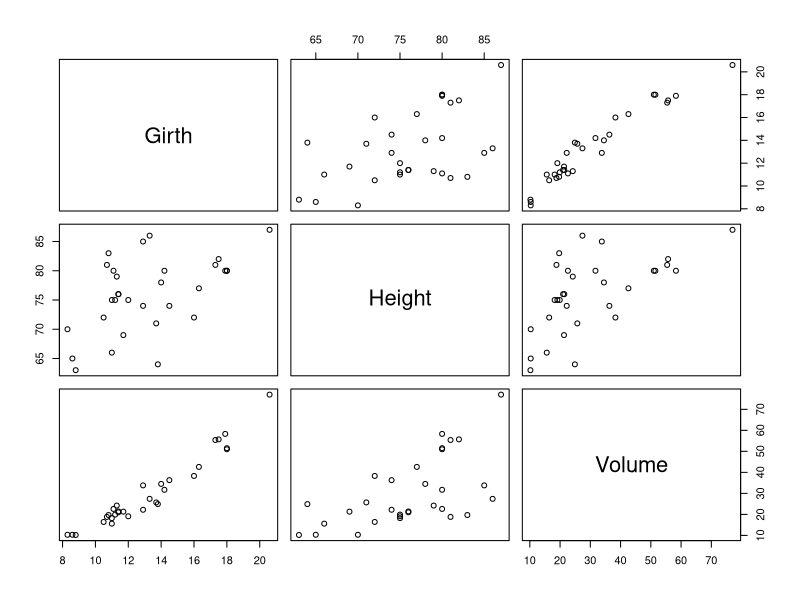
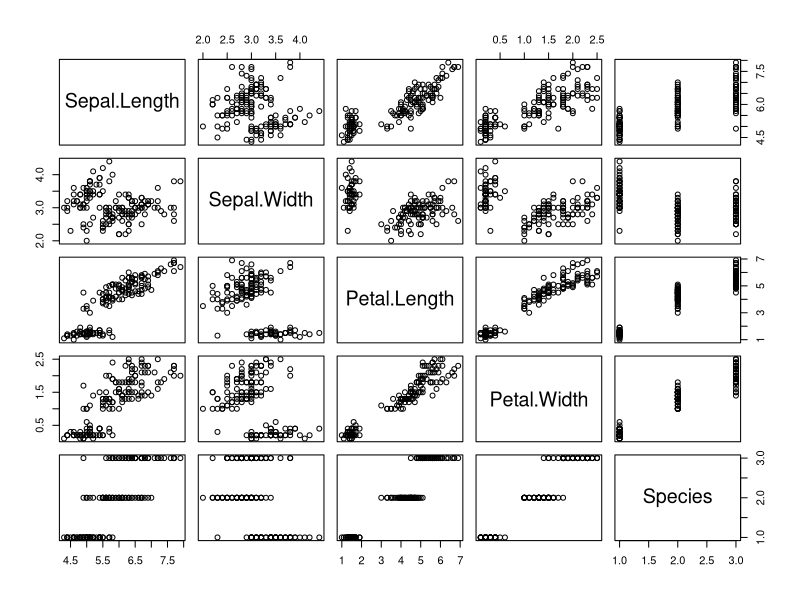
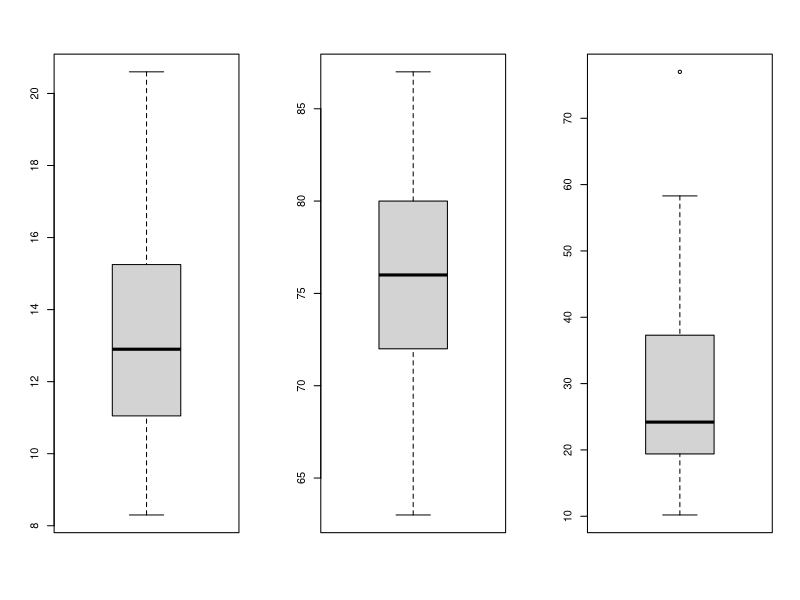
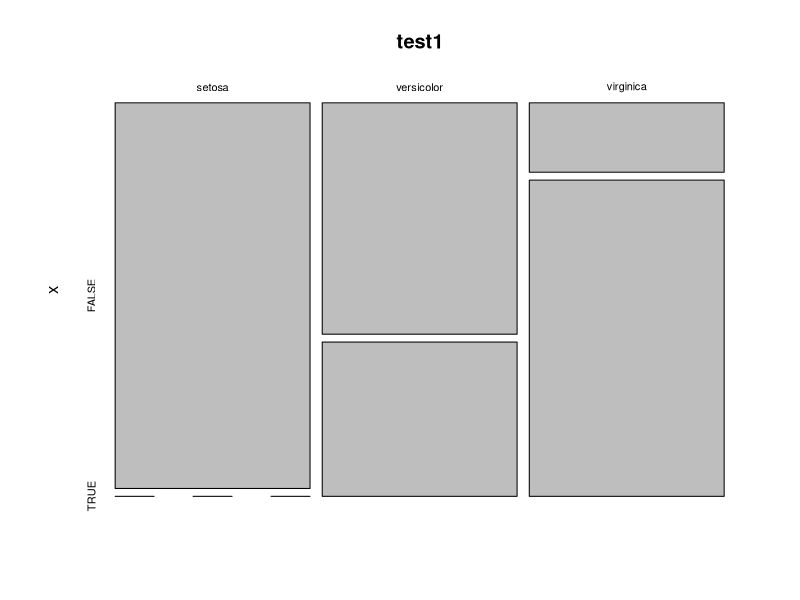
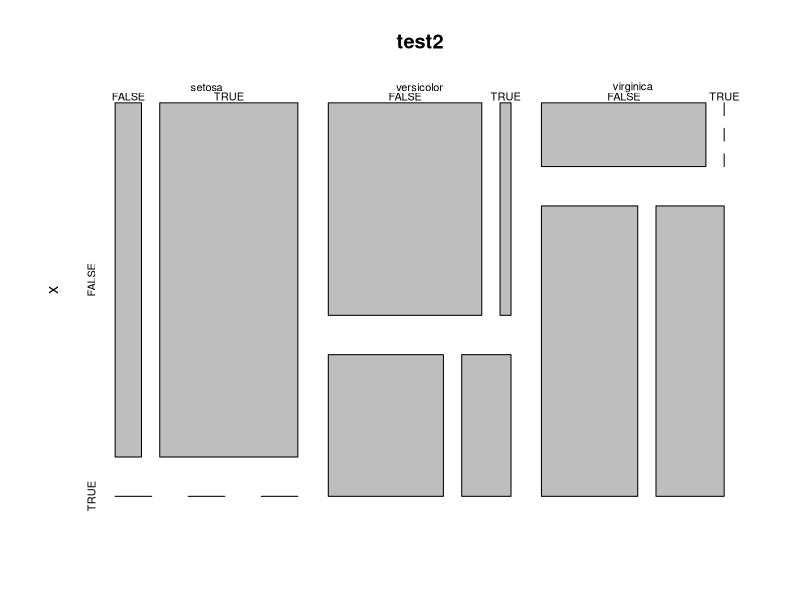

The R script that drew these images, in order:
#### Demo 10: Föreläsning 5 ####
#### Författare: Josef Wilzén

#-------------------------------------------------------------
# Del 1: Beskrivande statistik
#-------------------------------------------------------------

# ladda in två dataset:
data(trees)
plot(trees)
data(iris)
plot(iris)

summary(trees)
cov(trees$Volume,trees$Height)
cor(trees$Volume,trees$Height)
cov(trees)
colMeans(trees)
colSums(trees)


# frekvenstabeller:
table(iris$Species)

x<-iris[,1]>6
y<-iris[,2]>3
table(iris$Species,x)
table(iris$Species,x,y)

# apply-funktioner

# Över kolumner:
apply(X=trees,MARGIN=2,FUN=range)
apply(X=trees,MARGIN=2,FUN=min)
# Över rader:
apply(X=trees,MARGIN=1,FUN=min)

par(mfrow=c(1,3))
apply(X=trees,MARGIN=2,FUN=boxplot)
dev.off()

test<-list(x=1:20,y=trees$Height[1:12],z=c(1,1,0,0,1,0,1,0,0,0,0,1))
test
lapply(X=test,FUN=mean)

# vad är skillnaden nedan?
a<-lapply(X=trees,FUN=mean)
b<-sapply(X=trees,FUN=mean)
a
b
class(a)
class(b)

# gruppera på en faktor:
# iris data:
by(data=iris$Sepal.Length,INDICES=iris$Species,FUN=mean)
by(data=iris$Sepal.Length,INDICES=iris$Species,FUN=sd)

aggregate(x=iris$Sepal.Length,by=list(iris$Species),FUN=sd)



#-------------------------------------------------------------
# Del 2: Objekt, klasser mm
#-------------------------------------------------------------

myByObject<-by(data=iris$Sepal.Length,INDICES=iris$Species,FUN=mean)

attributes(myByObject)
class(myByObject)
myByObject
str(myByObject)
list(myByObject)


x<-iris[,1]>6
y<-iris[,2]>3
test1<-table(iris$Species,x)
test2<-table(iris$Species,x,y)

class(test1)
class(test2)
str(test1)
attributes(test1)
attributes(test2)

rownames(test1)
colnames(test1)
names(test1)

is.matrix(test1)
is.numeric(test1)
is.logical(test1)

# testa att använda generiska funktioner ett table objekt
plot(test1)
plot(test2)
summary(test1)
summary
summary.table(test1)
summary.default(test1)









